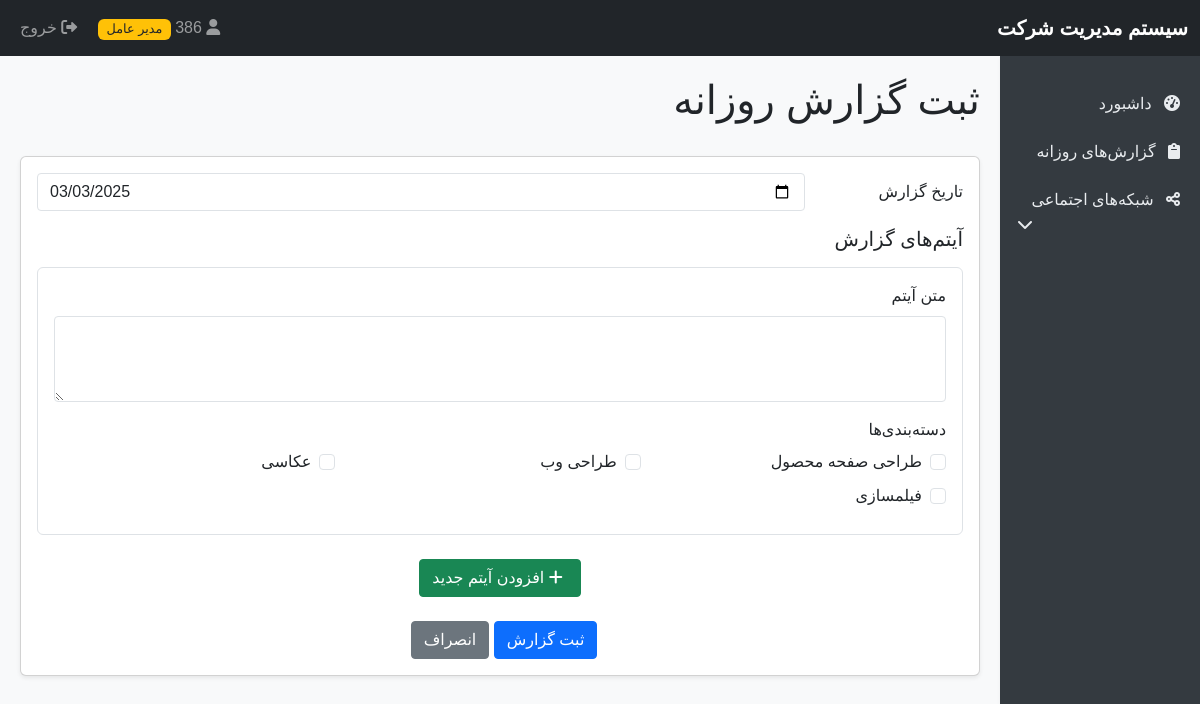
/reports.php (signed in), run on the app's committed database.
### tables this page shows
CREATE TABLE `categories` (
  `id` int(11) NOT NULL,
  `name` varchar(100) NOT NULL,
  `created_at` timestamp NOT NULL DEFAULT current_timestamp()
);

### reports.php (the view, shortened to what this page needs)
<?php
require_once 'auth.php';
$stmt = $pdo->query("SELECT * FROM categories ORDER BY name");
$categories = $stmt->fetchAll();
include 'header.php';
?>
<div class="d-flex justify-content-between align-items-center mb-4">
    <h1>ثبت گزارش روزانه</h1>
</div>
<div class="card">
    <div class="card-body">
        <form method="POST" action="">
            <div class="row mb-3">
                <label for="report_date" class="col-md-2 col-form-label">تاریخ گزارش</label>
                <div class="col-md-10">
                    <input type="date" class="form-control" id="report_date" name="report_date" value="<?php echo date('Y-m-d'); ?>" required>
                </div>
            </div>
            <div class="report-items">
                <h5 class="mb-3">آیتم‌های گزارش</h5>
                <div id="items-container">
                    <div class="item-block mb-4 border p-3 rounded" data-index="0">
                        <div class="row mb-3">
                            <div class="col-md-12">
                                <label class="form-label">متن آیتم</label>
                                <textarea class="form-control" name="item_content[0]" rows="3" required></textarea>
                            </div>
                        </div>
                        <div class="row">
                            <div class="col-md-12">
                                <label class="form-label">دسته‌بندی‌ها</label>
                                <div class="row">
                                    <?php foreach ($categories as $category): ?>
                                        <div class="col-md-4 mb-2">
                                            <div class="form-check">
                                                <input class="form-check-input" type="checkbox" name="item_categories[0][]" value="<?php echo $category['id']; ?>" id="category_0_<?php echo $category['id']; ?>">
                                                <label class="form-check-label" for="category_0_<?php echo $category['id']; ?>">
                                                    <?php echo $category['name']; ?>
                                                </label>
                                            </div>
                                        </div>
                                    <?php endforeach; ?>
                                </div>
                            </div>
                        </div>
                    </div>
                </div>
                <div class="text-center mb-4">
                    <button type="button" id="add-item-btn" class="btn btn-success">
                        <i class="fas fa-plus"></i> افزودن آیتم جدید
                    </button>
                </div>
            </div>
            <div class="row">
                <div class="col-md-12 text-center">
                    <button type="submit" name="add_report" class="btn btn-primary">ثبت گزارش</button>
                    <a href="personnel_dashboard.php" class="btn btn-secondary me-2">انصراف</a>
                </div>
            </div>
        </form>
    </div>
</div>
<?php include 'footer.php'; ?>

### header.php (style rules this page uses)
body { font-family: Tahoma, Arial, sans-serif; background-color: #f8f9fa; }
.card { box-shadow: 0 0.125rem 0.25rem rgba(0, 0, 0, 0.075); margin-bottom: 1.5rem; }
.btn { border-radius: 0.25rem; }
.fas, .fab { margin-right: 5px; }
.form-control { border-radius: 0.25rem; }

### data on the page
categories: name "طراحی صفحه محصول"
categories: name "طراحی وب"
categories: name "عکاسی"
categories: name "فیلمسازی"

### other printed values
$_SESSION['username'] "386"
